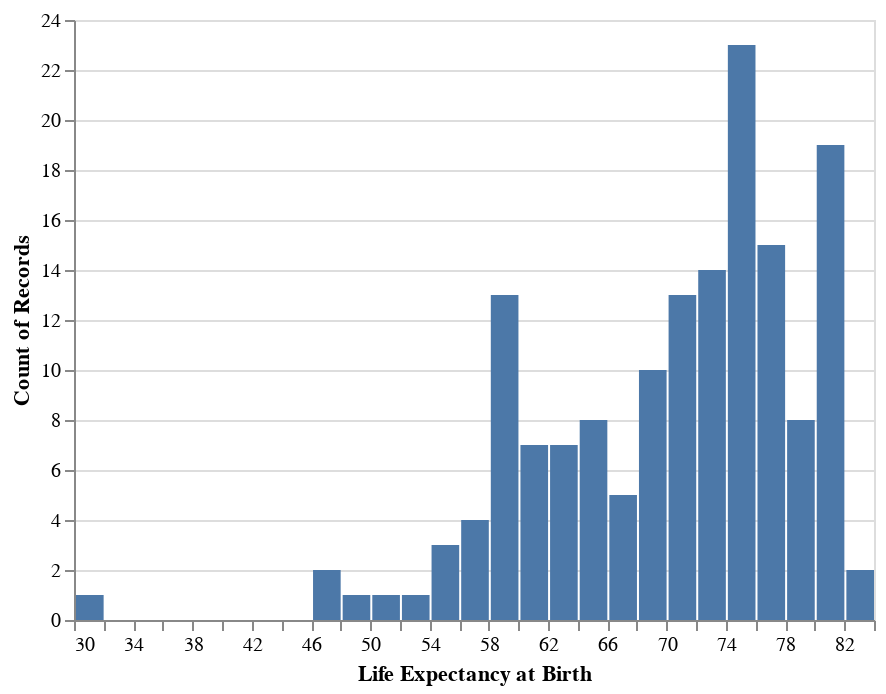

The code cell stored with this chart in its notebook:
### Markdown cell above
However, the filtering step can be handled *within the plotting commands* using `.transform_filter()`. 

This uses a helper command to specify the filtering condition -- in the above example, the filtering condition is that `Year` is equal to `2010`. A filtering condition is referred to in Altair as a 'field predicate'. In the above example:
* filtering field: `Year`
* field predicate: equals `2010`

There are different helpers for different types of field predicates -- you can find a complete list [in the documentation](https://altair-viz.github.io/user_guide/transform/filter.html).

Here is how to use `.transform_filter()` to make the same histogram shown above, but skipping the step of storing a subset of the data under a separate name:

### Code cell
# filter and plot
alt.Chart(data).transform_filter(
    alt.FieldEqualPredicate(field = 'Year', 
                            equal = 2010)
).mark_bar().encode(
    x = alt.X('Life Expectancy', 
              bin = alt.Bin(step = 2), 
              title = 'Life Expectancy at Birth'),
    y = 'count()'
)

### Figure 1 — Vega-Lite specification as saved in the notebook (floating-point values rounded to 4 significant figures; data arrays with more than 128 entries replaced by an {"elided": "..."} marker saying what was removed)
{"config": {"view": {"continuousWidth": 400, "continuousHeight": 300}}, "data": {"name": "data-0e0d0d97d058483070f29e26f6991581"}, "mark": "bar", "encoding": {"x": {"bin": {"step": 2}, "field": "Life Expectancy", "title": "Life Expectancy at Birth", "type": "quantitative"}, "y": {"aggregate": "count", "type": "quantitative"}}, "transform": [{"filter": {"equal": 2010, "field": "Year"}}], "$schema": "https://vega.github.io/schema/vega-lite/v4.17.0.json", "datasets": {"data-0e0d0d97d058483070f29e26f6991581": {"elided": "620 records"}}}
